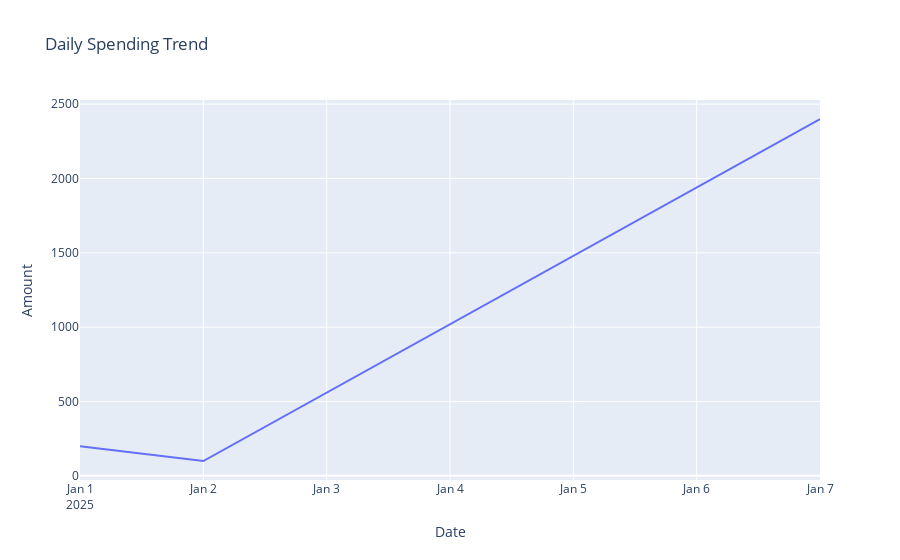

Here is the notebook cell this chart was saved with:
### Code cell
#LINE CHART
def plot_expenses_over_time():
    expenses_df['Date'] = pd.to_datetime(expenses_df['Date'])
    daily_expenses = expenses_df.groupby('Date')['Amount'].sum().reset_index()

    fig = px.line(daily_expenses, x='Date', y='Amount', title='Daily Spending Trend')
    fig.show()

plot_expenses_over_time()

### Figure 1 — Plotly figure (JSON) as saved in the notebook; plotly's stock layout.template omitted (floating-point values rounded to 4 significant figures)
{"data": [{"hovertemplate": "Date=%{x}<br>Amount=%{y}<extra></extra>", "legendgroup": "", "line": {"color": "#636efa", "dash": "solid"}, "marker": {"symbol": "circle"}, "mode": "lines", "name": "", "orientation": "v", "showlegend": false, "type": "scatter", "x": ["2025-01-01T00:00:00", "2025-01-02T00:00:00", "2025-01-07T00:00:00"], "xaxis": "x", "y": [200, 100, 2400], "yaxis": "y"}], "layout": {"autosize": true, "legend": {"tracegroupgap": 0}, "title": {"text": "Daily Spending Trend"}, "xaxis": {"anchor": "y", "autorange": true, "domain": [0, 1], "range": ["2025-01-01", "2025-01-07"], "title": {"text": "Date"}, "type": "date"}, "yaxis": {"anchor": "x", "autorange": true, "domain": [0, 1], "range": [-27.78, 2528.0], "title": {"text": "Amount"}, "type": "linear"}}}
